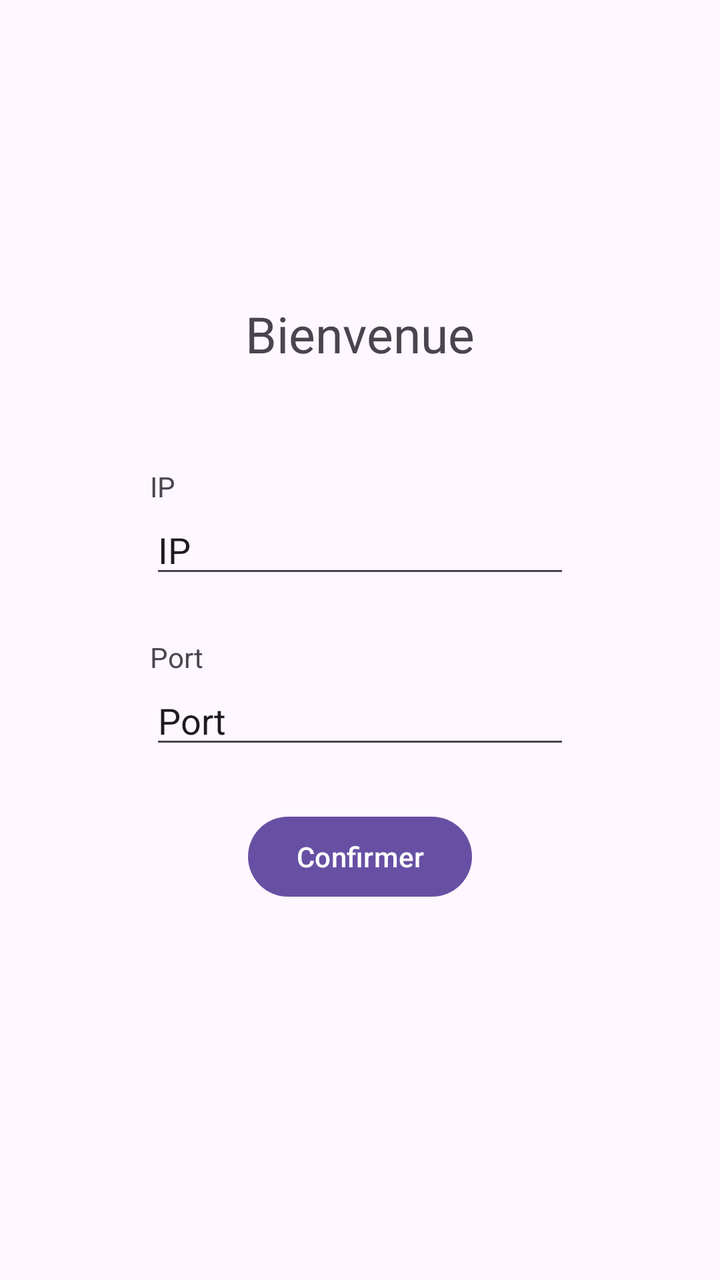
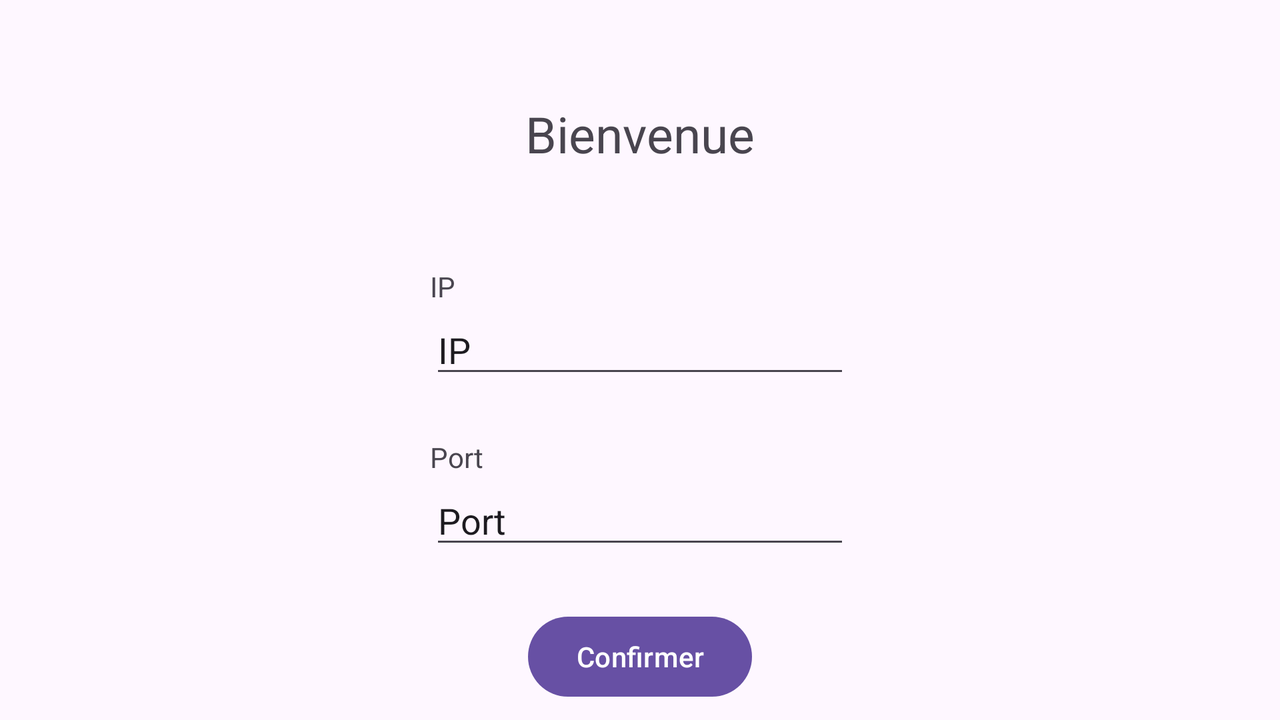

One screen, two layout resources from the same app: the default and the repository's alternative for another configuration. Each is rendered where Android would select it; the XML of both is given below.
<!-- AndroidManifest.xml: application theme Theme.Objet_connecte_final -->
<!-- res/layout/activity_main.xml -->
<?xml version="1.0" encoding="utf-8"?>
<androidx.constraintlayout.widget.ConstraintLayout xmlns:android="http://schemas.android.com/apk/res/android"
    xmlns:app="http://schemas.android.com/apk/res-auto"
    xmlns:tools="http://schemas.android.com/tools"
    android:id="@+id/main"
    android:layout_width="match_parent"
    android:layout_height="match_parent"
    tools:context=".MainActivity">

    <TextView
        android:id="@+id/tvBienvenue"
        android:layout_width="wrap_content"
        android:layout_height="wrap_content"
        android:layout_marginTop="150dp"
        android:textSize="25sp"
        android:text="@string/tvBienvenue"
        app:layout_constraintEnd_toEndOf="parent"
        app:layout_constraintStart_toStartOf="parent"
        app:layout_constraintTop_toTopOf="parent" />

    <TextView
        android:id="@+id/tvIP"
        android:layout_width="wrap_content"
        android:layout_height="wrap_content"
        android:layout_marginTop="50dp"
        android:text="@string/tvIP"
        app:layout_constraintStart_toStartOf="@+id/etIP"
        app:layout_constraintTop_toBottomOf="@+id/tvBienvenue" />

    <TextView
        android:id="@+id/tvPort"
        android:layout_width="wrap_content"
        android:layout_height="wrap_content"
        android:layout_marginTop="25dp"
        android:text="@string/tvPort"
        app:layout_constraintStart_toStartOf="@+id/etPort"
        app:layout_constraintTop_toBottomOf="@+id/etIP" />

    <EditText
        android:id="@+id/etIP"
        android:layout_width="wrap_content"
        android:layout_height="wrap_content"
        android:ems="10"
        android:inputType="text"
        android:text="@string/IP"
        app:layout_constraintEnd_toEndOf="parent"
        app:layout_constraintStart_toStartOf="parent"
        app:layout_constraintTop_toBottomOf="@+id/tvIP" />

    <EditText
        android:id="@+id/etPort"
        android:layout_width="wrap_content"
        android:layout_height="wrap_content"
        android:ems="10"
        android:inputType="text"
        android:text="@string/Port"
        app:layout_constraintEnd_toEndOf="parent"
        app:layout_constraintStart_toStartOf="parent"
        app:layout_constraintTop_toBottomOf="@+id/tvPort" />

    <Button
        android:id="@+id/btnConfirmation3"
        android:layout_width="wrap_content"
        android:layout_height="wrap_content"
        android:layout_marginTop="25dp"
        android:text="@string/btnConfirmation"
        app:layout_constraintEnd_toEndOf="parent"
        app:layout_constraintStart_toStartOf="parent"
        app:layout_constraintTop_toBottomOf="@+id/etPort" />

    <TextView
        android:id="@+id/tvErreur3"
        android:layout_width="wrap_content"
        android:layout_height="wrap_content"
        android:layout_marginBottom="20dp"
        android:text="@string/Rien"
        app:layout_constraintBottom_toTopOf="@+id/tvIP"
        app:layout_constraintEnd_toEndOf="parent"
        app:layout_constraintStart_toStartOf="parent" />
</androidx.constraintlayout.widget.ConstraintLayout>
<!-- resources referenced by this layout -->
<resources>
  <string name="IP">IP</string>
  <string name="Port">Port</string>
  <string name="Rien" />
  <string name="btnConfirmation">Confirmer</string>
  <string name="tvBienvenue">Bienvenue</string>
  <string name="tvIP">IP</string>
  <string name="tvPort">Port</string>
  <style name="Theme.Objet_connecte_final" parent="Base.Theme.Objet_connecte_final" />
  <style name="Base.Theme.Objet_connecte_final" parent="Theme.Material3.DayNight.NoActionBar">
          
          
      </style>
</resources>
<!-- res/layout-land/activity_main.xml (the repository's variant of the layout above) -->
<!-- drawn on the phone turned sideways -->
<?xml version="1.0" encoding="utf-8"?>
<androidx.constraintlayout.widget.ConstraintLayout xmlns:android="http://schemas.android.com/apk/res/android"
    xmlns:app="http://schemas.android.com/apk/res-auto"
    xmlns:tools="http://schemas.android.com/tools"
    android:id="@+id/main"
    android:layout_width="match_parent"
    android:layout_height="match_parent">
    <TextView
        android:id="@+id/tvBienvenue"
        android:layout_width="wrap_content"
        android:layout_height="wrap_content"
        android:layout_marginTop="50dp"
        android:textSize="25sp"
        android:text="@string/tvBienvenue"
        app:layout_constraintEnd_toEndOf="parent"
        app:layout_constraintStart_toStartOf="parent"
        app:layout_constraintTop_toTopOf="parent" />

    <TextView
        android:id="@+id/tvIP"
        android:layout_width="wrap_content"
        android:layout_height="wrap_content"
        android:layout_marginTop="50dp"
        android:text="@string/tvIP"
        app:layout_constraintStart_toStartOf="@+id/etIP"
        app:layout_constraintTop_toBottomOf="@+id/tvBienvenue" />

    <TextView
        android:id="@+id/tvPort"
        android:layout_width="wrap_content"
        android:layout_height="wrap_content"
        android:layout_marginTop="25dp"

        android:text="@string/tvPort"
        app:layout_constraintStart_toStartOf="@+id/etPort"
        app:layout_constraintTop_toBottomOf="@+id/etIP" />

    <EditText
        android:id="@+id/etIP"
        android:layout_width="wrap_content"
        android:layout_height="wrap_content"
        android:ems="10"
        android:inputType="text"
        android:text="@string/IP"
        app:layout_constraintEnd_toEndOf="parent"
        app:layout_constraintStart_toStartOf="parent"
        app:layout_constraintTop_toBottomOf="@+id/tvIP" />

    <EditText
        android:id="@+id/etPort"
        android:layout_width="wrap_content"
        android:layout_height="wrap_content"
        android:ems="10"
        android:inputType="text"
        android:text="@string/Port"
        app:layout_constraintEnd_toEndOf="parent"
        app:layout_constraintStart_toStartOf="parent"
        app:layout_constraintTop_toBottomOf="@+id/tvPort" />

    <Button
        android:id="@+id/btnConfirmation3"
        android:layout_width="wrap_content"
        android:layout_height="wrap_content"
        android:layout_marginTop="25dp"
        android:text="@string/btnConfirmation"
        app:layout_constraintEnd_toEndOf="parent"
        app:layout_constraintStart_toStartOf="parent"
        app:layout_constraintTop_toBottomOf="@+id/etPort" />

</androidx.constraintlayout.widget.ConstraintLayout>
<!-- resources referenced by the variant -->
<!-- as the phone turned sideways resolves them -->
<resources>
  <string name="IP">IP</string>
  <string name="Port">Port</string>
  <string name="btnConfirmation">Confirmer</string>
  <string name="tvBienvenue">Bienvenue</string>
  <string name="tvIP">IP</string>
  <string name="tvPort">Port</string>
  <style name="Theme.Objet_connecte_final" parent="Base.Theme.Objet_connecte_final" />
  <style name="Base.Theme.Objet_connecte_final" parent="Theme.Material3.DayNight.NoActionBar">
          
          
      </style>
</resources>
